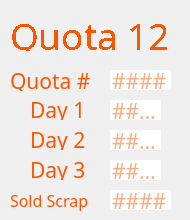
     <widget class="QWidget" name="page_12">
      <widget class="QLabel" name="label_73">
       <property name="geometry">
        <rect>
         <x>30</x>
         <y>100</y>
         <width>61</width>
         <height>20</height>
        </rect>
       </property>
       <property name="font">
        <font>
         <family>IBM 3270</family>
         <pointsize>16</pointsize>
        </font>
       </property>
       <property name="styleSheet">
        <string notr="true">color: rgb(253, 85, 0);
                                    border: none;</string>
       </property>
       <property name="text">
        <string>Day 1</string>
       </property>
      </widget>
      <widget class="QLabel" name="label_74">
       <property name="geometry">
        <rect>
         <x>30</x>
         <y>130</y>
         <width>61</width>
         <height>20</height>
        </rect>
       </property>
       <property name="font">
        <font>
         <family>IBM 3270</family>
         <pointsize>16</pointsize>
        </font>
       </property>
       <property name="styleSheet">
        <string notr="true">color: rgb(253, 85, 0);
                                    border: none;</string>
       </property>
       <property name="text">
        <string>Day 2</string>
       </property>
      </widget>
      <widget class="QLabel" name="label_75">
       <property name="geometry">
        <rect>
         <x>30</x>
         <y>160</y>
         <width>61</width>
         <height>20</height>
        </rect>
       </property>
       <property name="font">
        <font>
         <family>IBM 3270</family>
         <pointsize>16</pointsize>
        </font>
       </property>
       <property name="styleSheet">
        <string notr="true">color: rgb(253, 85, 0);
                                    border: none;</string>
       </property>
       <property name="text">
        <string>Day 3</string>
       </property>
      </widget>
      <widget class="QLineEdit" name="q12d2">
       <property name="geometry">
        <rect>
         <x>110</x>
         <y>130</y>
         <width>51</width>
         <height>20</height>
        </rect>
       </property>
       <property name="font">
        <font>
         <family>IBM 3270</family>
         <pointsize>16</pointsize>
        </font>
       </property>
       <property name="styleSheet">
        <string notr="true">color: rgb(253, 85, 0);
                                    border: none;</string>
       </property>
       <property name="maxLength">
        <number>4</number>
       </property>
       <property name="placeholderText">
        <string>####</string>
       </property>
      </widget>
      <widget class="QLineEdit" name="q12d3">
       <property name="geometry">
        <rect>
         <x>110</x>
         <y>160</y>
         <width>51</width>
         <height>20</height>
        </rect>
       </property>
       <property name="font">
        <font>
         <family>IBM 3270</family>
         <pointsize>16</pointsize>
        </font>
       </property>
       <property name="styleSheet">
        <string notr="true">color: rgb(253, 85, 0);
                                    border: none;</string>
       </property>
       <property name="maxLength">
        <number>4</number>
       </property>
       <property name="placeholderText">
        <string>####</string>
       </property>
      </widget>
      <widget class="QLineEdit" name="q12d1">
       <property name="geometry">
        <rect>
         <x>110</x>
         <y>100</y>
         <width>51</width>
         <height>20</height>
        </rect>
       </property>
       <property name="font">
        <font>
         <family>IBM 3270</family>
         <pointsize>16</pointsize>
         <weight>50</weight>
         <bold>false</bold>
        </font>
       </property>
       <property name="styleSheet">
        <string notr="true">color: rgb(253, 85, 0);
                                    border: none;</string>
       </property>
       <property name="inputMethodHints">
        <set>Qt::ImhNone</set>
       </property>
       <property name="text">
        <string/>
       </property>
       <property name="maxLength">
        <number>4</number>
       </property>
       <property name="readOnly">
        <bool>false</bool>
       </property>
       <property name="placeholderText">
        <string>####</string>
       </property>
      </widget>
      <widget class="QLabel" name="label_76">
       <property name="geometry">
        <rect>
         <x>10</x>
         <y>70</y>
         <width>81</width>
         <height>21</height>
        </rect>
       </property>
       <property name="font">
        <font>
         <family>IBM 3270</family>
         <pointsize>16</pointsize>
        </font>
       </property>
       <property name="styleSheet">
        <string notr="true">color: rgb(253, 85, 0);</string>
       </property>
       <property name="text">
        <string>Quota #</string>
       </property>
      </widget>
      <widget class="QLabel" name="label_77">
       <property name="geometry">
        <rect>
         <x>10</x>
         <y>10</y>
         <width>171</width>
         <height>41</height>
        </rect>
       </property>
       <property name="sizePolicy">
        <sizepolicy hsizetype="Fixed" vsizetype="Fixed">
         <horstretch>0</horstretch>
         <verstretch>0</verstretch>
        </sizepolicy>
       </property>
       <property name="font">
        <font>
         <family>IBM 3270</family>
         <pointsize>24</pointsize>
         <weight>50</weight>
         <italic>false</italic>
         <bold>false</bold>
         <stylestrategy>NoAntialias</stylestrategy>
        </font>
       </property>
       <property name="styleSheet">
        <string notr="true">font: 24pt &quot;IBM 3270&quot;;
                                    color: rgb(253, 85, 0);</string>
       </property>
       <property name="text">
        <string>&lt;html&gt;&lt;head/&gt;&lt;body&gt;&lt;p&gt;&lt;span
                                    style=&quot; font-size:28pt;&quot;&gt;Quota
                                    12&lt;/span&gt;&lt;/p&gt;&lt;/body&gt;&lt;/html&gt;</string>
       </property>
      </widget>
      <widget class="QLineEdit" name="q12">
       <property name="geometry">
        <rect>
         <x>110</x>
         <y>70</y>
         <width>61</width>
         <height>20</height>
        </rect>
       </property>
       <property name="font">
        <font>
         <family>IBM 3270</family>
         <pointsize>16</pointsize>
        </font>
       </property>
       <property name="styleSheet">
        <string notr="true">color: rgb(253, 85, 0);
                                    border: none;</string>
       </property>
       <property name="text">
        <string/>
       </property>
       <property name="maxLength">
        <number>5</number>
       </property>
       <property name="readOnly">
        <bool>false</bool>
       </property>
       <property name="placeholderText">
        <string>####</string>
       </property>
      </widget>
      <widget class="QLabel" name="label_78">
       <property name="geometry">
        <rect>
         <x>10</x>
         <y>190</y>
         <width>91</width>
         <height>21</height>
        </rect>
       </property>
       <property name="font">
        <font>
         <family>IBM 3270</family>
         <pointsize>12</pointsize>
        </font>
       </property>
       <property name="styleSheet">
        <string notr="true">color: rgb(253, 85, 0);
                                    border: none;</string>
       </property>
       <property name="text">
        <string>Sold Scrap</string>
       </property>
      </widget>
      <widget class="QLineEdit" name="q12sold">
       <property name="geometry">
        <rect>
         <x>110</x>
         <y>190</y>
         <width>61</width>
         <height>20</height>
        </rect>
       </property>
       <property name="font">
        <font>
         <family>IBM 3270</family>
         <pointsize>16</pointsize>
        </font>
       </property>
       <property name="styleSheet">
        <string notr="true">color: rgb(253, 85, 0);
                                    border: none;</string>
       </property>
       <property name="maxLength">
        <number>5</number>
       </property>
       <property name="placeholderText">
        <string>####</string>
       </property>
      </widget>
     </widget>
